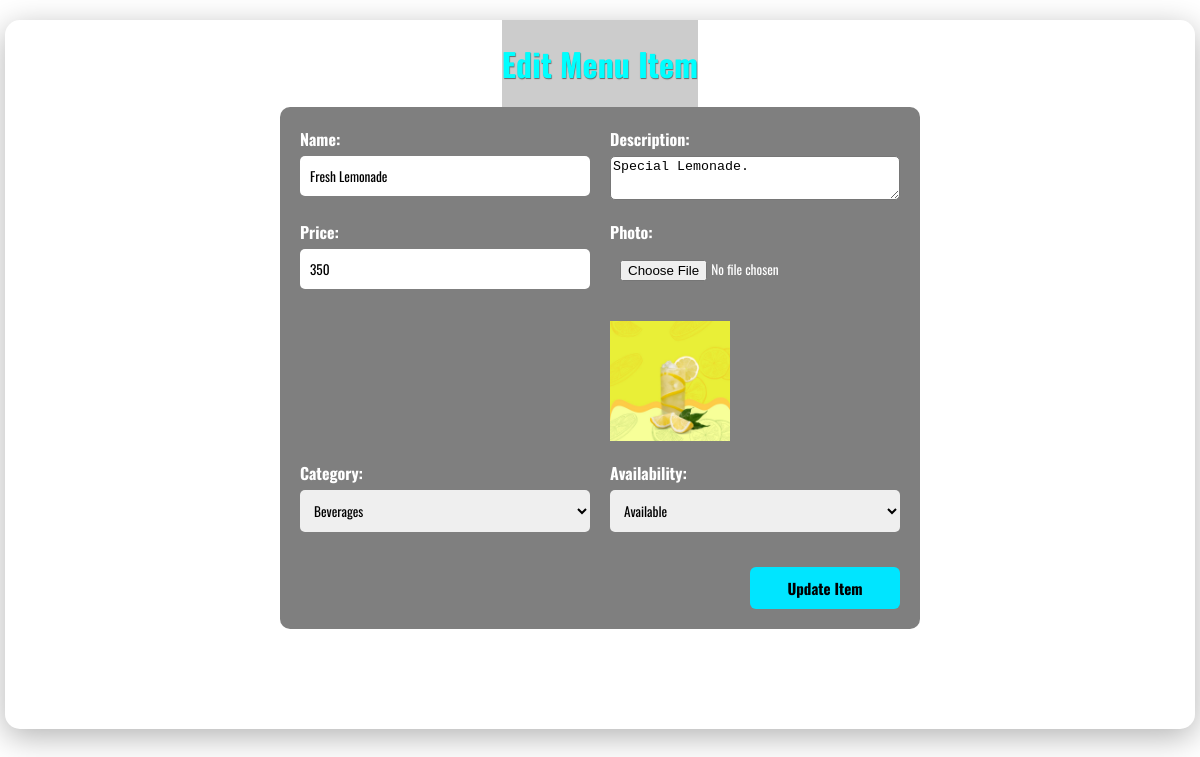
Screenshot of /admin/updt_menu.php?id=7 with the database file from the repository.
### tables this page shows
CREATE TABLE `foods` (
  `id` int(11) NOT NULL,
  `name` varchar(100) NOT NULL,
  `description` text DEFAULT NULL,
  `price` float NOT NULL,
  `photo` varchar(255) NOT NULL,
  `availability` enum('available','not available') NOT NULL,
  `category` enum('Starters','Main Course','Desserts','Beverages','Specials') NOT NULL
);

### admin/updt_menu.php (the view, shortened to what this page needs)
<?php
include '../dbconnect.php';
$id=$_GET['id'];
$sql="SELECT * FROM foods where id='$id'";
$result=mysqli_query($conn,$sql);
$row=mysqli_fetch_assoc($result);
?>
<!DOCTYPE html>
<html lang="en">
<head>
</head>
<body>
<div class="main">
    <div class="welcome">
        <div class="heading">
            <h1>Edit Menu Item</h1>
        </div>
        <form action="" method="POST" enctype="multipart/form-data">
            <div class="form-row">
                <div class="form-group">
                    <label for="name">Name:</label>
                    <input type="text" name="name" value="<?php echo $row['name']; ?>" required>
                </div>
                <div class="form-group">
                    <label for="desc">Description:</label>
                    <textarea name="description" required><?php echo $row['description']; ?></textarea>
                </div>
            </div>
            <div class="form-row">
                <div class="form-group">
                    <label for="price">Price:</label>
                    <input type="number" name="price" value="<?php echo $row['price']; ?>" required>
                </div>
                <div class="form-group">
                    <label for="photo">Photo:</label>
                    <input type="file" name="photo" accept="Image/*" required>
                    <br>
                    <img src="<?php echo $row['photo']; ?>" width="120" alt="">
                </div>
            </div>
            <div class="form-row">
                <div class="form-group">
                    <label for="category">Category:</label>
                    <select name="category" required>
                        <option value="Beverages" <?php if($row['category'] == 'Beverages') echo 'selected'; ?>>Beverages</option>
                    </select>
                </div>
                <div class="form-group">
                    <label for="avai">Availability:</label>
                    <select name="availability" required>
                        <option value="available" <?php if($row['availability'] == 'available') echo 'selected'; ?>>Available</option>
                    </select>
                </div>
            </div>
            <div class="form-group">
                <div class="btn">
                    <input type="submit" name="submit" value="Update Item">
                </div>
            </div>
        </form>
    </div>
</div>
</body>
</html>

### admin/updt_menu.php (style rules this page uses)
html, body { margin: 0; padding: 0; }
body { background-image: url(https://img.freepik.com/premium-photo/realistic-photo-blurred-restaurant-background-with-some-people-eating-chefs-waiters-working-high-resolution-superdetail-16k_967785-42409.jpg); background-size: cover; background-repeat: no-repeat; background-attachment: fixed; font-family: 'Oswald', sans-serif; color: white; padding-bottom: 20px; }
.welcome { background-color: rgba(255, 255, 255, 0.05); margin: 0 5px; border-radius: 15px; box-shadow: 0 8px 32px rgba(0, 0, 0, 0.3); padding-bottom: 60px; margin-top: 20px; }
.heading { text-align:center; }
.welcome h1 { color: aqua; background-color:rgba(0, 0, 0, 0.2); border radius:10px; font-weight: 700; text-align: center; padding: 20px 0; text-shadow: 0.5px 0.5px 1px rgba(0, 0, 0, 0.5); display:inline-block; margin:0 auto; }
form { background-color: rgba(0, 0, 0, 0.5); padding: 20px; border-radius: 10px; margin: 0 auto 40px; width: 600px; font-weight: 700; font-size: 20px; }
.form-row { display: flex; gap: 20px; margin-bottom: 20px; }
.form-group { flex: 1; display: flex; flex-direction: column; }
label { margin-bottom: 5px; font-size: 16px; }
input, select { padding: 10px; border: none; border-radius: 5px; font-family: 'Oswald', sans-serif; }
.btn { text-align: right; margin-top: 15px; }
.btn input[type='submit'] { background-color: #00E5FF; width: 150px; border-radius: 6px; border: none; font-weight: bold; font-size: 15px; cursor: pointer; font-family: 'Oswald', sans-serif; transition: background-color 0.7s ease; }
textarea { height:38px; border-radius:5px; }

### rows the page displays
foods: name "Fresh Lemonade", description "Special Lemonade.", price "350", photo (picture), category "Beverages", availability "Available"
